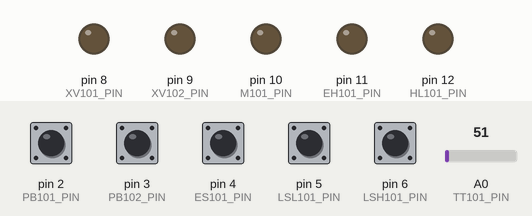
Recording of a sketch running on a simulated Arduino Uno, built with avr-gcc and run on an emulated ATmega328P. Shown: output pins drawn as LEDs (lit = HIGH). The test bench sets the inputs (shaded band); at power-on: pin 2 (PB101_PIN), pin 3 (PB102_PIN), pin 4 (ES101_PIN), pin 5 (LSL101_PIN), pin 6 (LSH101_PIN) HIGH, A0 (TT101_PIN) = 51. What the sketch prints to the serial monitor is not drawn.

Above: at 1.2 s.
1.3 s: pin 2 (PB101_PIN) pulled LOW for 0.15 s
At 2.4 s:
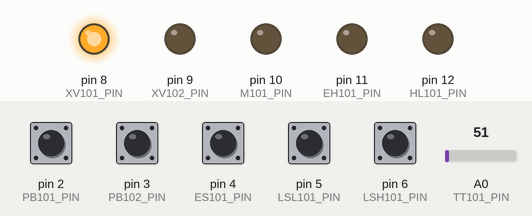
2.9 s: pin 3 (PB102_PIN) pulled LOW for 0.15 s
At 4.1 s:
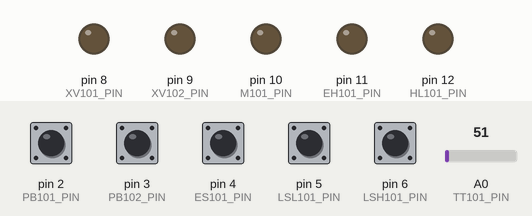
4.5 s: pin 4 (ES101_PIN) pulled LOW for 0.15 s
At 5.7 s:
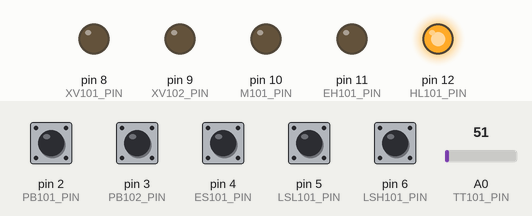
6.1 s: pin 3 (PB102_PIN) pulled LOW for 1 s
At 7.0 s:
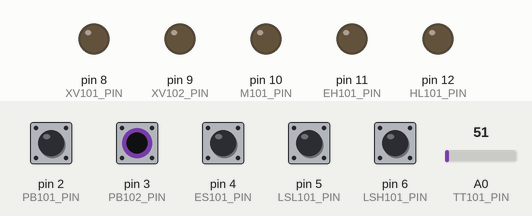
8.6 s: pin 2 (PB101_PIN) pulled LOW for 1 s
At 9.2 s:
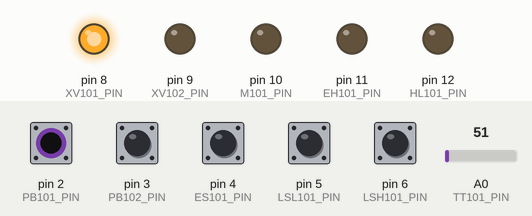
11.1 s: pin 6 (LSH101_PIN) pulled LOW for 0.15 s
At 11.9 s:
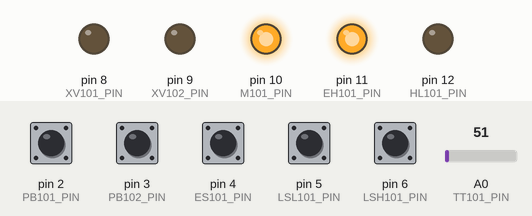
Timing chart, 0 to 13.7 s (numbered marks = the images above; inputs shaded):
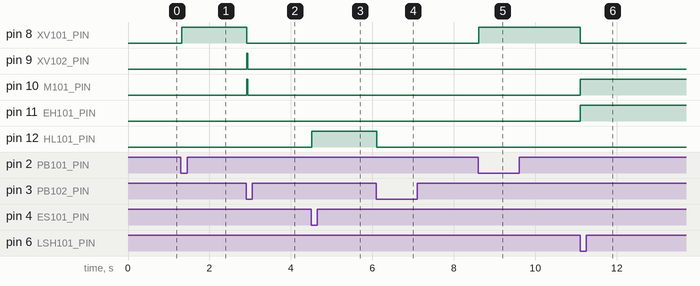

Measured:
- after the input at 1.3 s, pin 8 (XV101_PIN): LOW → HIGH at once
- after the input at 2.9 s, pin 8 (XV101_PIN): HIGH → LOW at once; pin 9 (XV102_PIN), pin 10 (M101_PIN): LOW → HIGH at once, → LOW 0.02 s later
- after the input at 4.5 s, pin 12 (HL101_PIN): LOW → HIGH at once
- after the input at 6.1 s, pin 12 (HL101_PIN): HIGH → LOW at once
- after the input at 8.6 s, pin 8 (XV101_PIN): LOW → HIGH at once
- after the input at 11.1 s, pin 8 (XV101_PIN): HIGH → LOW at once; pin 10 (M101_PIN), pin 11 (EH101_PIN): LOW → HIGH at once

The sketch:

09_sequencer_sfc.ino
```cpp
/* Lucrarea 7 – Secvențiator GRAFCET pe Arduino Uno (rezervor agitat)
   Nucleul seqScan() este generat de editorul GRAFCET din aplicația web (model implicit).
   Intrări (întrerupătoare către GND, activ pe 0): D2 START, D3 STOP/RESET, D4 ES (oprire urgență),
   D5 LSL (nivel minim), D6 LSH (nivel maxim); temperatură: LM35 pe A0.
   Ieșiri (LED-uri cu rezistor): D8 XV101, D9 XV102, D10 M101, D11 EH101, D12 HL101 (avarie).
   Serial 9600: pasul, nivelul logic al ieșirilor și temperatura la fiecare schimbare de pas. */
#define PB101_PIN 2
#define PB102_PIN 3
#define ES101_PIN 4
#define LSL101_PIN 5
#define LSH101_PIN 6
#define TT101_PIN A0
#define XV101_PIN 8
#define XV102_PIN 9
#define M101_PIN 10
#define EH101_PIN 11
#define HL101_PIN 12

bool ES101 = false;
bool PB101 = false;
bool LSL101 = false;
bool LSH101 = false;
float TT101 = 0;
bool PB102 = false;
bool XV101 = false;
bool XV102 = false;
bool M101 = false;
bool EH101 = false;
bool HL101 = false;

int step = 0;
unsigned long tEntry = 0;
float t = 0;
float SP = 37.0f;
float HOLD = 20.0f;

void seqScan() {
  t = (millis() - tEntry) / 1000.0f;
  int next = step;
  if ((ES101) && step != 5) next = 5;  // → S9
  if (next == step) {
    switch (step) {
      case 0:  // S0 Repaus
        if (PB101 && !LSL101) next = 1;  // → S1
        break;
      case 1:  // S1 Umplere
        if (LSH101) next = 2;  // → S2
        else if (PB102) next = 4;  // → S4
        else if (t > 24.0f) next = 5;  // timeout
        break;
      case 2:  // S2 Încălzire
        if (TT101 >= SP) next = 3;  // → S3
        else if (PB102) next = 4;  // → S4
        else if (t > 60.0f) next = 5;  // timeout
        break;
      case 3:  // S3 Menținere
        if (t >= HOLD) next = 4;  // → S4
        else if (PB102) next = 4;  // → S4
        break;
      case 4:  // S4 Golire
        if (!LSL101) next = 0;  // → S0
        else if (t > 60.0f) next = 5;  // timeout
        break;
      case 5:  // S9 Avarie
        if (PB102 && !ES101) next = 0;  // → S0
        break;
    }
  }
  if (next != step) { step = next; tEntry = millis(); t = 0; }
  XV101 = false;
  XV102 = false;
  M101 = false;
  EH101 = false;
  HL101 = false;
  switch (step) {
    case 1:  // S1 Umplere
      XV101 = true;
      break;
    case 2:  // S2 Încălzire
      M101 = true;
      EH101 = (TT101 < SP);
      break;
    case 3:  // S3 Menținere
      M101 = true;
      EH101 = (TT101 < SP - 0.5);
      break;
    case 4:  // S4 Golire
      XV102 = true;
      M101 = true;
      break;
    case 5:  // S9 Avarie
      HL101 = true;
      break;
  }
}

bool rd(uint8_t pin) { return digitalRead(pin) == LOW; }   // INPUT_PULLUP, activ pe 0

void readInputs() {
  PB101 = rd(PB101_PIN);
  PB102 = rd(PB102_PIN);
  ES101 = rd(ES101_PIN);
  LSL101 = rd(LSL101_PIN);
  LSH101 = rd(LSH101_PIN);
  TT101 = analogRead(TT101_PIN) * (5.0f / 1023.0f) * 100.0f;   // LM35: 10 mV/°C
}

void writeOutputs() {
  digitalWrite(XV101_PIN, XV101);
  digitalWrite(XV102_PIN, XV102);
  digitalWrite(M101_PIN, M101);
  digitalWrite(EH101_PIN, EH101);
  digitalWrite(HL101_PIN, HL101);
}

void setup() {
  pinMode(PB101_PIN, INPUT_PULLUP);
  pinMode(PB102_PIN, INPUT_PULLUP);
  pinMode(ES101_PIN, INPUT_PULLUP);
  pinMode(LSL101_PIN, INPUT_PULLUP);
  pinMode(LSH101_PIN, INPUT_PULLUP);
  pinMode(XV101_PIN, OUTPUT);
  pinMode(XV102_PIN, OUTPUT);
  pinMode(M101_PIN, OUTPUT);
  pinMode(EH101_PIN, OUTPUT);
  pinMode(HL101_PIN, OUTPUT);
  Serial.begin(9600);
  Serial.println(F("Secvențiator rezervor – pornit, pas S0"));
}

void loop() {
  static int lastStep = -1;
  readInputs();
  seqScan();
  writeOutputs();
  if (step != lastStep) {
    lastStep = step;
    Serial.print(F("pas S")); Serial.print(step);
    Serial.print(F("  XV101=")); Serial.print(XV101);
    Serial.print(F(" XV102=")); Serial.print(XV102);
    Serial.print(F(" M101=")); Serial.print(M101);
    Serial.print(F(" EH101=")); Serial.print(EH101);
    Serial.print(F(" HL101=")); Serial.print(HL101);
    Serial.print(F("  TT101=")); Serial.println(TT101, 1);
  }
  delay(20);   // ciclu de scanare ≈ 20 ms
}
```
